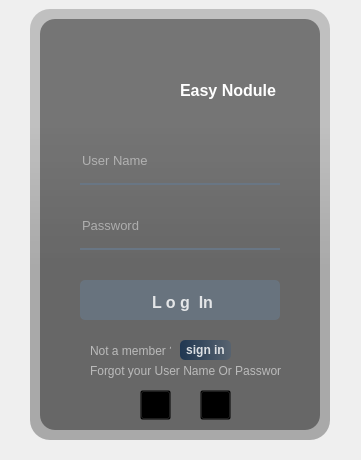
<?xml version="1.0" encoding="UTF-8"?>
<ui version="4.0">
 <class>Form</class>
 <widget class="QWidget" name="Form">
  <property name="geometry">
   <rect>
    <x>0</x>
    <y>0</y>
    <width>361</width>
    <height>460</height>
   </rect>
  </property>
  <property name="windowTitle">
   <string>Form</string>
  </property>
  <widget class="QWidget" name="widget" native="true">
   <property name="geometry">
    <rect>
     <x>0</x>
     <y>-10</y>
     <width>331</width>
     <height>451</height>
    </rect>
   </property>
   <property name="styleSheet">
    <string notr="true">QPushButton#loginBtn,#signBtn{
background-color: qlineargradient(spread:pad,x1:0,y1:0.505682,x2:1,y2:0.477,stop:0 rgba(20,47,78,219),stop:1 rgba(85,98,112,226));

color:rgba(255,255,255,210);

border-radius: 5px
}

QPushButton#loginBtn:hover{
background-color: qlineargradient(spread:pad,x1:0,y1:0.505682,x2:1,y2:0.477,stop:0 rgba(40,67,98,219),stop:1 rgba(105,118,132,226));

color:rgba(255,255,255,210);

border-radius: 5px
}
QPushButton#signBtn:hover{
background-color: qlineargradient(spread:pad,x1:0,y1:0.505682,x2:1,y2:0.477,stop:0 rgba(40,67,98,219),stop:1 rgba(105,118,132,226));

color:rgba(255,255,255,210);

border-radius: 5px
}

QPushButton#loginBtn,#signBtn:pressed{
padding-left: 5px;
padding-top: 5px;
background-color : rgba(105,118,132,200);
}


QPushButton#emailBtn:pressed{
padding-left: 5px;
padding-top: 5px;
background-color : rgba(105,118,132,200);
}
QPushButton#callBtn:pressed{
padding-left: 5px;
padding-top: 5px;
background-color : rgba(105,118,132,200);
}</string>
   </property>
   <widget class="QLabel" name="label">
    <property name="geometry">
     <rect>
      <x>30</x>
      <y>19</y>
      <width>300</width>
      <height>431</height>
     </rect>
    </property>
    <property name="styleSheet">
     <string notr="true">border-image: url(:/images/bg.jpg);
border-radius : 20px;</string>
    </property>
    <property name="text">
     <string/>
    </property>
   </widget>
   <widget class="QLabel" name="label_2">
    <property name="geometry">
     <rect>
      <x>30</x>
      <y>19</y>
      <width>300</width>
      <height>431</height>
     </rect>
    </property>
    <property name="styleSheet">
     <string notr="true">background-color: qlineargradient(spread:pad,x1:0,y1:0,x2:0,y2:0.715909,stop:0.375 rgba(0,0,0,50),stop:0.835227 rgba(0,0,0,75));
border-radius : 20px;</string>
    </property>
    <property name="text">
     <string/>
    </property>
   </widget>
   <widget class="QLabel" name="label_3">
    <property name="geometry">
     <rect>
      <x>40</x>
      <y>29</y>
      <width>280</width>
      <height>411</height>
     </rect>
    </property>
    <property name="styleSheet">
     <string notr="true">background-color: rgba(0,0,0,100);
border-radius : 15px;</string>
    </property>
    <property name="text">
     <string/>
    </property>
   </widget>
   <widget class="QLabel" name="label_4">
    <property name="geometry">
     <rect>
      <x>80</x>
      <y>50</y>
      <width>91</width>
      <height>91</height>
     </rect>
    </property>
    <property name="font">
     <font>
      <pointsize>20</pointsize>
      <weight>75</weight>
      <bold>true</bold>
     </font>
    </property>
    <property name="styleSheet">
     <string notr="true">color: rgba(255,255,255,210);</string>
    </property>
    <property name="text">
     <string/>
    </property>
    <property name="pixmap">
     <pixmap resource="res.qrc">:/images/logo.png</pixmap>
    </property>
    <property name="scaledContents">
     <bool>true</bool>
    </property>
   </widget>
   <widget class="QLineEdit" name="usernameEdit">
    <property name="geometry">
     <rect>
      <x>80</x>
      <y>155</y>
      <width>200</width>
      <height>40</height>
     </rect>
    </property>
    <property name="font">
     <font>
      <pointsize>10</pointsize>
     </font>
    </property>
    <property name="styleSheet">
     <string notr="true">background: rgba(0,0,0,0);
border:0;
border-bottom:2px solid rgba(105,118,132,255);
color:rgba(255,255,255,230);
padding-bottom:7px</string>
    </property>
    <property name="placeholderText">
     <string>User Name</string>
    </property>
   </widget>
   <widget class="QLineEdit" name="passwordEdit">
    <property name="geometry">
     <rect>
      <x>80</x>
      <y>220</y>
      <width>200</width>
      <height>40</height>
     </rect>
    </property>
    <property name="font">
     <font>
      <family>MS Shell Dlg 2</family>
      <pointsize>10</pointsize>
     </font>
    </property>
    <property name="styleSheet">
     <string notr="true">background: rgba(0,0,0,0);
border:0;
border-bottom:2px solid rgba(105,118,132,255);
color:rgba(255,255,255,230);
padding-bottom:7px</string>
    </property>
    <property name="echoMode">
     <enum>QLineEdit::Password</enum>
    </property>
    <property name="placeholderText">
     <string>Password</string>
    </property>
   </widget>
   <widget class="QPushButton" name="loginBtn">
    <property name="geometry">
     <rect>
      <x>80</x>
      <y>290</y>
      <width>200</width>
      <height>40</height>
     </rect>
    </property>
    <property name="font">
     <font>
      <pointsize>12</pointsize>
      <weight>75</weight>
      <bold>true</bold>
     </font>
    </property>
    <property name="text">
     <string>L o g  In</string>
    </property>
   </widget>
   <widget class="QLabel" name="label_5">
    <property name="geometry">
     <rect>
      <x>180</x>
      <y>90</y>
      <width>101</width>
      <height>21</height>
     </rect>
    </property>
    <property name="font">
     <font>
      <pointsize>12</pointsize>
      <weight>75</weight>
      <bold>true</bold>
     </font>
    </property>
    <property name="styleSheet">
     <string notr="true">color: rgb(255, 255, 255);</string>
    </property>
    <property name="text">
     <string>Easy Nodule</string>
    </property>
   </widget>
   <widget class="QLabel" name="label_6">
    <property name="geometry">
     <rect>
      <x>90</x>
      <y>370</y>
      <width>191</width>
      <height>21</height>
     </rect>
    </property>
    <property name="styleSheet">
     <string notr="true">color: rgba(255,255,255,140);</string>
    </property>
    <property name="text">
     <string>Forgot your User Name Or Password ?</string>
    </property>
   </widget>
   <widget class="QPushButton" name="emailBtn">
    <property name="geometry">
     <rect>
      <x>140</x>
      <y>400</y>
      <width>31</width>
      <height>30</height>
     </rect>
    </property>
    <property name="minimumSize">
     <size>
      <width>30</width>
      <height>30</height>
     </size>
    </property>
    <property name="font">
     <font>
      <pointsize>15</pointsize>
     </font>
    </property>
    <property name="styleSheet">
     <string notr="true">background-color: rgba(0, 0, 0,0);
</string>
    </property>
    <property name="text">
     <string/>
    </property>
    <property name="icon">
     <iconset resource="res.qrc">
      <normaloff>:/images/gmail.png</normaloff>:/images/gmail.png</iconset>
    </property>
    <property name="iconSize">
     <size>
      <width>24</width>
      <height>24</height>
     </size>
    </property>
   </widget>
   <widget class="QPushButton" name="callBtn">
    <property name="geometry">
     <rect>
      <x>200</x>
      <y>400</y>
      <width>31</width>
      <height>30</height>
     </rect>
    </property>
    <property name="minimumSize">
     <size>
      <width>30</width>
      <height>30</height>
     </size>
    </property>
    <property name="font">
     <font>
      <pointsize>15</pointsize>
     </font>
    </property>
    <property name="styleSheet">
     <string notr="true">background-color: rgba(0, 0, 0,0);</string>
    </property>
    <property name="text">
     <string/>
    </property>
    <property name="icon">
     <iconset resource="res.qrc">
      <normaloff>:/images/appel-telephonique.png</normaloff>:/images/appel-telephonique.png</iconset>
    </property>
    <property name="iconSize">
     <size>
      <width>24</width>
      <height>24</height>
     </size>
    </property>
   </widget>
   <widget class="QLabel" name="label_7">
    <property name="geometry">
     <rect>
      <x>90</x>
      <y>350</y>
      <width>81</width>
      <height>21</height>
     </rect>
    </property>
    <property name="styleSheet">
     <string notr="true">color: rgba(255,255,255,140);</string>
    </property>
    <property name="text">
     <string>Not a member ?  </string>
    </property>
   </widget>
   <widget class="QPushButton" name="signBtn">
    <property name="geometry">
     <rect>
      <x>180</x>
      <y>350</y>
      <width>51</width>
      <height>20</height>
     </rect>
    </property>
    <property name="font">
     <font>
      <pointsize>9</pointsize>
      <weight>75</weight>
      <bold>true</bold>
     </font>
    </property>
    <property name="text">
     <string>sign in</string>
    </property>
   </widget>
  </widget>
 </widget>
 <resources>
  <include location="res.qrc"/>
 </resources>
 <connections/>
</ui>
